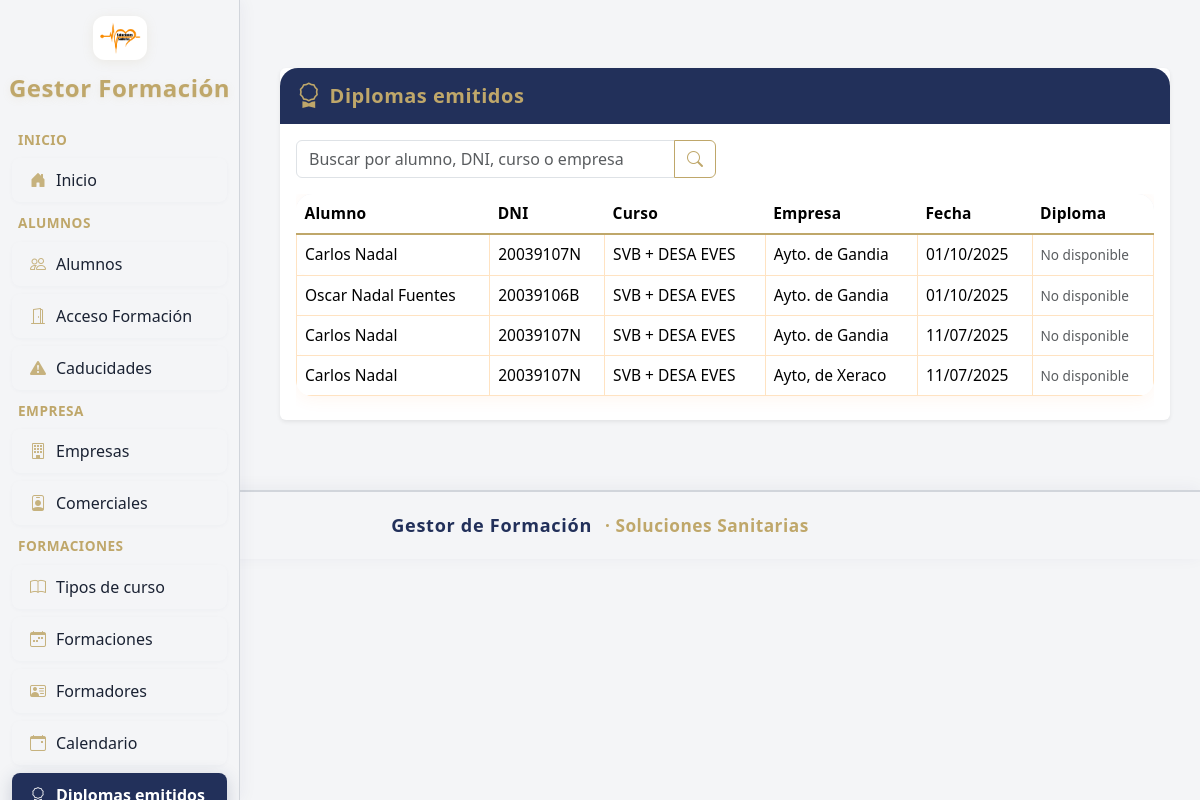
Page /formaciones/diplomas on the committed database.
### mi_plataforma_formacion_app/models/alumno_formacion.py (models this page shows, shortened)
class AlumnoFormacion(db.Model):
    __tablename__ = 'alumno_formacion'
    id           = db.Column(db.Integer, primary_key=True)
    alumno_id    = db.Column(db.Integer, db.ForeignKey('alumno.id'))
    formacion_id = db.Column(db.Integer, db.ForeignKey('formacion.id'))
    aprobado     = db.Column(db.Boolean, default=False)
    nota         = db.Column(db.Float)
    alumno       = db.relationship('Alumno', backref='alumno_formaciones')
    examen = db.relationship('ExamenAlumno', backref='alumno_formacion', uselist=False)

### mi_plataforma_formacion_app/models/alumno.py (models this page shows)
class Alumno(db.Model):
    __tablename__ = 'alumno'
    id = db.Column(db.Integer, primary_key=True)
    nombre = db.Column(db.String(150), nullable=False)
    dni = db.Column(db.String(15), unique=True, nullable=False)
    email = db.Column(db.String(120), unique=True, nullable=False)
    telefono = db.Column(db.String(30))
    interesado_mas_cursos = db.Column(db.Boolean, default=False)
    empresa_id = db.Column(db.Integer, db.ForeignKey('empresa.id'))
    observaciones = db.Column(db.Text)

### mi_plataforma_formacion_app/models/tipo_curso.py (models this page shows)
class TipoCurso(db.Model):
    __tablename__ = 'tipo_curso'
    id            = db.Column(db.Integer, primary_key=True)
    nombre        = db.Column(db.String(128), nullable=False)
    duracion_horas= db.Column(db.Integer)
    temario       = db.Column(db.Text)
    objetivos     = db.Column(db.Text)
    pdf_temario   = db.Column(db.String(255))
    pdf_objetivos = db.Column(db.String(255))
    validez_meses = db.Column(db.Integer, nullable=False, default=0)
    color = db.Column(db.String(20), default="#FFA500")
    requiere_renovacion = db.Column(db.Boolean, nullable=False, default=False)
    formaciones   = db.relationship('Formacion', backref='tipo_curso', lazy=True)
    formadores    = db.relationship('Formador', secondary=formador_tipo_curso, back_populates='tipos_curso')
    examen_modelo_id = db.Column(db.Integer, db.ForeignKey('examen_modelo.id'))
    examen_modelo = db.relationship('ExamenModelo', back_populates='tipos_curso')
    plantilla_diploma_id = db.Column(db.Integer, db.ForeignKey('plantilla_diploma.id'), nullable=True)
    plantilla_acta_id = db.Column(db.Integer, db.ForeignKey('plantilla_acta.id'), nullable=True)

### mi_plataforma_formacion_app/models/empresa.py (models this page shows)
class Empresa(db.Model):
    __tablename__ = 'empresa'
    id           = db.Column(db.Integer, primary_key=True)
    nombre       = db.Column(db.String(128), unique=True, nullable=False)
    cif          = db.Column(db.String(32), unique=True, nullable=False)
    direccion    = db.Column(db.String(256))
    poblacion    = db.Column(db.String(64))
    provincia    = db.Column(db.String(64))
    contacto     = db.Column(db.String(128))
    telefono     = db.Column(db.String(32))
    comercial_id = db.Column(db.Integer, db.ForeignKey('comercial.id'), nullable=True)
    formaciones  = db.relationship('Formacion', backref='empresa', lazy=True)
    alumnos      = db.relationship('Alumno', backref='empresa', lazy=True)

### mi_plataforma_formacion_app/models/formacion.py (models this page shows)
class Formacion(db.Model):
    __tablename__ = 'formacion'
    id             = db.Column(db.Integer, primary_key=True)
    referencia = db.Column(db.String(32), nullable=True)
    tipo_curso_id  = db.Column(db.Integer, db.ForeignKey('tipo_curso.id'))
    empresa_id     = db.Column(db.Integer, db.ForeignKey('empresa.id'))
    dos_ediciones  = db.Column(db.Boolean, default=False)
    fecha1         = db.Column(db.Date)
    hora_inicio1   = db.Column(db.Time)
    hora_fin1      = db.Column(db.Time)
    fecha2         = db.Column(db.Date)
    hora_inicio2   = db.Column(db.Time)
    hora_fin2      = db.Column(db.Time)
    direccion_aula = db.Column(db.String(256))
    fundae         = db.Column(db.Boolean, default=False)
    formador_id    = db.Column(db.Integer, db.ForeignKey('formador.id'))
    observaciones  = db.Column(db.Text)
    alumno_formaciones = db.relationship('AlumnoFormacion', backref='formacion', lazy=True)
    cerrada = db.Column(db.Boolean, default=False)
    poblacion = db.Column(db.String(128))

### mi_plataforma_formacion_app/blueprints/formaciones/routes.py (the view, shortened to what this page needs)
@formaciones_bp.route('/diplomas', methods=['GET'])
def diplomas_emitidos():
    q = request.args.get('q', '').strip().lower()
    relaciones = AlumnoFormacion.query \
        .join(Alumno, Alumno.id == AlumnoFormacion.alumno_id) \
        .join(Formacion, Formacion.id == AlumnoFormacion.formacion_id) \
        .join(TipoCurso, TipoCurso.id == Formacion.tipo_curso_id) \
        .join(Empresa, Empresa.id == Formacion.empresa_id) \
        .filter(AlumnoFormacion.aprobado == True) \
        .order_by(Formacion.fecha1.desc()) \
        .all()
    return render_template('formaciones/diplomas_emitidos.html', relaciones=relaciones, query=q)

### mi_plataforma_formacion_app/blueprints/alumnos/routes.py (called while the page is built)
def normaliza_nombre_archivo(txt):
    if not isinstance(txt, str):
        logger.warning(f"Intentando normalizar un valor no string: {txt}. Convirtiendo a string vacío.")
        txt = ""
    txt = unicodedata.normalize('NFD', txt).encode('ascii', 'ignore').decode('utf-8')
    txt = re.sub(r'[^a-zA-Z0-9\\s]', '_', txt)
    txt = txt.lower().strip()
    txt = re.sub(r'\\s+', '_', txt)
    txt = re.sub(r'_{2,}', '_', txt)
    txt = txt.strip('_')
    logger.debug(f"normaliza_nombre_archivo('{txt}') -> '{txt}'")
    return txt

@alumnos_bp.app_context_processor
def inject_buscar_diploma_pdf():
    return dict(buscar_diploma_pdf=buscar_diploma_pdf)

### mi_plataforma_formacion_app/templates/formaciones/diplomas_emitidos.html (shortened to what this page needs)
{% extends 'base.html' %}
{% block content %}
<div class="card shadow-sm border-0" style="max-width:1000px;margin:auto;background:#fff;">
  <div class="card-header d-flex align-items-center" style="background:var(--color-sidebar-active);border-radius:18px 18px 0 0;border-bottom:none;min-height:56px;">
    <i class="bi bi-award me-2" style="font-size:1.6rem;color:var(--color-sidebar-title);"></i>
    <span style="font-size:1.25rem;font-weight:700;color:var(--color-sidebar-title);letter-spacing:0.5px;">Diplomas emitidos</span>
  </div>
  <div class="card-body pt-3 pb-2">
    <form method="get" class="mb-3">
      <div class="input-group" style="max-width:420px;">
        <input type="text" name="q" class="form-control" placeholder="Buscar por alumno, DNI, curso o empresa" value="{{ query }}">
        <button class="btn btn-outline-secondary" type="submit" style="border-color:var(--color-btn-gold);color:var(--color-btn-gold);font-weight:600;"><i class="bi bi-search"></i></button>
      </div>
    </form>
    <div class="table-responsive">
      <table class="table align-middle" style="font-size:0.97rem;border-radius:16px;overflow:hidden;box-shadow:0 2px 18px #ff770012;">
        <thead style="background:var(--color-sidebar-hover);">
          <tr style="color:var(--color-sidebar-active);font-weight:700;letter-spacing:0.2px;">
            <th style="border-bottom:2px solid var(--color-accent-gold);">Alumno</th>
            <th style="border-bottom:2px solid var(--color-accent-gold);">DNI</th>
            <th style="border-bottom:2px solid var(--color-accent-gold);">Curso</th>
            <th style="border-bottom:2px solid var(--color-accent-gold);">Empresa</th>
            <th style="border-bottom:2px solid var(--color-accent-gold);">Fecha</th>
            <th style="border-bottom:2px solid var(--color-accent-gold);">Diploma</th>
          </tr>
        </thead>
        <tbody>
          {% for rel in relaciones %}
          {% set row_bg = '#fff7ed' if loop.index0 % 2 == 0 else '#fffefb' %}
          <tr style="background: {{ row_bg }};">
            <td style="border:1px solid #ffe3c2;border-radius:8px 0 0 8px;vertical-align:middle;">{{ rel.alumno.nombre }}</td>
            <td style="border:1px solid #ffe3c2;vertical-align:middle;">{{ rel.alumno.dni }}</td>
            <td style="border:1px solid #ffe3c2;vertical-align:middle;">{{ rel.formacion.tipo_curso.nombre }}</td>
            <td style="border:1px solid #ffe3c2;vertical-align:middle;">{{ rel.formacion.empresa.nombre }}</td>
            <td style="border:1px solid #ffe3c2;vertical-align:middle;">{{ rel.formacion.fecha1.strftime('%d/%m/%Y') if rel.formacion.fecha1 else '-' }}</td>
            <td style="border:1px solid #ffe3c2;border-radius:0 8px 8px 0;vertical-align:middle;">
              {% set ruta = buscar_diploma_pdf(rel.formacion, rel.alumno) %}
              {% if ruta %}
              <a href="{{ ruta }}" class="btn btn-outline-secondary btn-sm d-inline-flex align-items-center" target="_blank" title="Ver diploma" style="border-color:var(--color-btn-gold);color:var(--color-btn-gold);background:#f6fff6;font-weight:600;">
                <i class="bi bi-file-earmark-pdf"></i>
              </a>
              {% else %}
              <span class="text-muted small">No disponible</span>
              {% endif %}
            </td>
          </tr>
          {% else %}
          <tr>
            <td colspan="6" class="text-center text-muted">No se encontraron diplomas emitidos.</td>
          </tr>
          {% endfor %}
        </tbody>
      </table>
    </div>
  </div>
</div>
{% endblock %}

### mi_plataforma_formacion_app/templates/base.html (style rules this page uses)
:root { --color-sidebar-bg: #f4f5f7; --color-sidebar-border: #d1d5db; --color-sidebar-text: #1a2233; --color-sidebar-hover: #e9eaf0; --color-sidebar-active: #22305a; --color-sidebar-active-text: #fff; --color-sidebar-title: #bfa76a; --color-sidebar-icon: #bfa76a; --color-accent-gold: #bfa76a; --color-card-bg: #fff; --color-btn-gold: #bfa76a; --color-btn-navy: #22305a; }
body { font-family: 'Segoe UI', sans-serif; background-color: #f4f5f7; margin: 0; padding: 0; color: var(--color-sidebar-text); }

### rows in the picture
AlumnoFormacion: alumno.nombre "Carlos Nadal", alumno.dni "20039107N", formacion.tipo_curso.nombre "SVB + DESA EVES", formacion.empresa.nombre "Ayto. de Gandia", formacion.fecha1 "01/10/2025"
AlumnoFormacion: alumno.nombre "Oscar Nadal Fuentes", alumno.dni "20039106B", formacion.tipo_curso.nombre "SVB + DESA EVES", formacion.empresa.nombre "Ayto. de Gandia", formacion.fecha1 "01/10/2025"
AlumnoFormacion: alumno.nombre "Carlos Nadal", alumno.dni "20039107N", formacion.tipo_curso.nombre "SVB + DESA EVES", formacion.empresa.nombre "Ayto. de Gandia", formacion.fecha1 "11/07/2025"
AlumnoFormacion: alumno.nombre "Carlos Nadal", alumno.dni "20039107N", formacion.tipo_curso.nombre "SVB + DESA EVES", formacion.empresa.nombre "Ayto, de Xeraco", formacion.fecha1 "11/07/2025"
